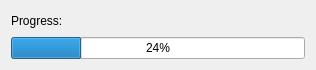
<?xml version="1.0" encoding="UTF-8"?>
<ui version="4.0">
 <class>ProgressDialog</class>
 <widget class="QDialog" name="ProgressDialog">
  <property name="geometry">
   <rect>
    <x>0</x>
    <y>0</y>
    <width>316</width>
    <height>70</height>
   </rect>
  </property>
  <property name="windowTitle">
   <string>Dialog</string>
  </property>
  <layout class="QVBoxLayout" name="verticalLayout">
   <item>
    <layout class="QHBoxLayout" name="horizontalLayout">
     <item>
      <widget class="QLabel" name="label">
       <property name="text">
        <string>Progress:</string>
       </property>
      </widget>
     </item>
     <item>
      <spacer name="horizontalSpacer">
       <property name="orientation">
        <enum>Qt::Orientation::Horizontal</enum>
       </property>
       <property name="sizeHint" stdset="0">
        <size>
         <width>40</width>
         <height>20</height>
        </size>
       </property>
      </spacer>
     </item>
    </layout>
   </item>
   <item>
    <widget class="QProgressBar" name="progressBar">
     <property name="value">
      <number>24</number>
     </property>
    </widget>
   </item>
  </layout>
 </widget>
 <resources/>
 <connections/>
</ui>
